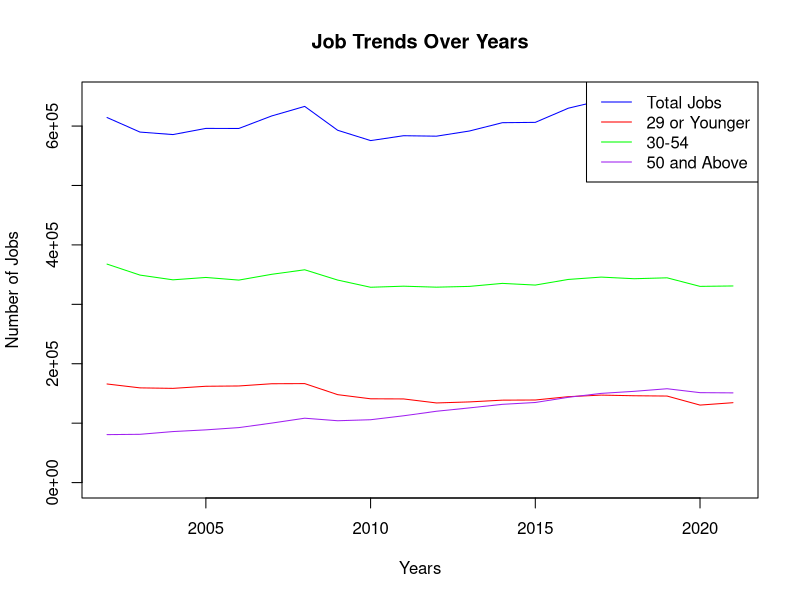
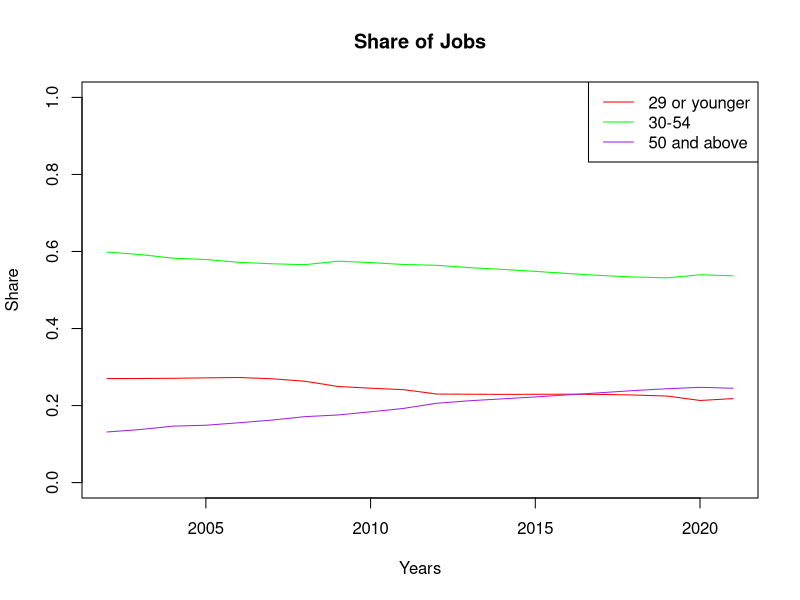
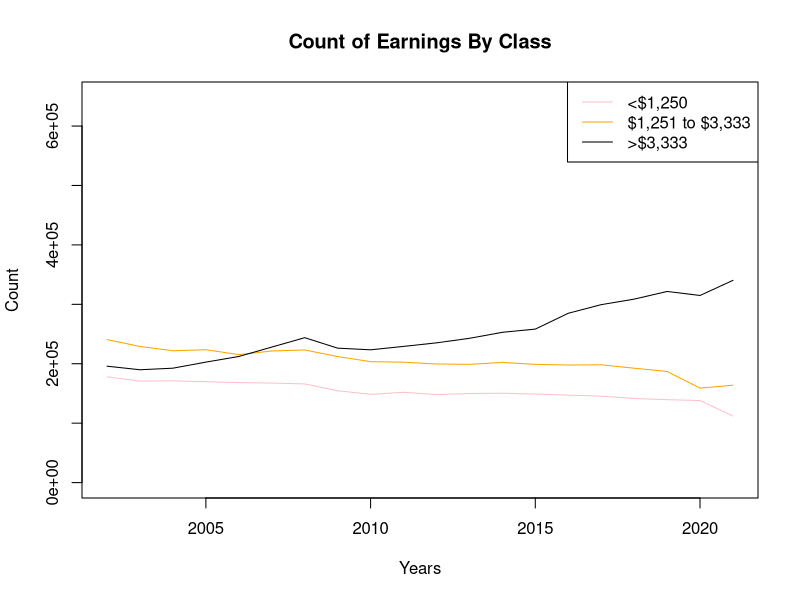
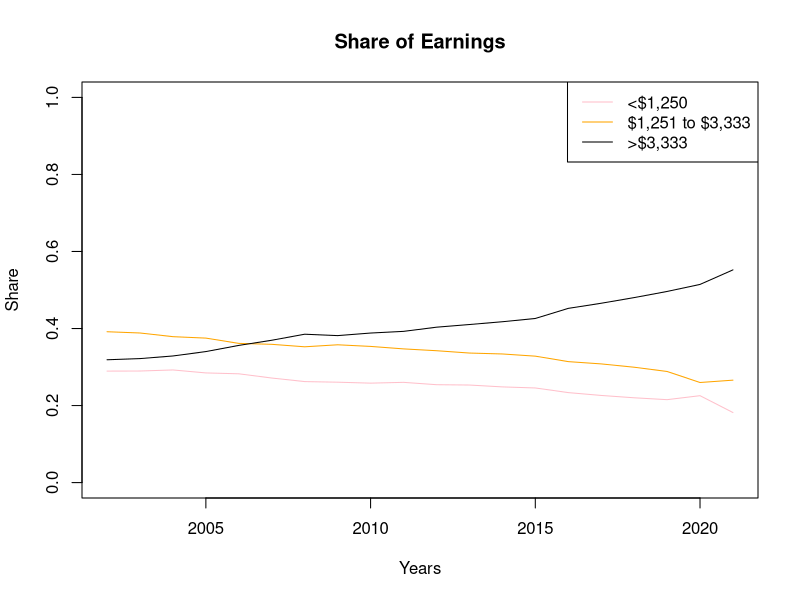
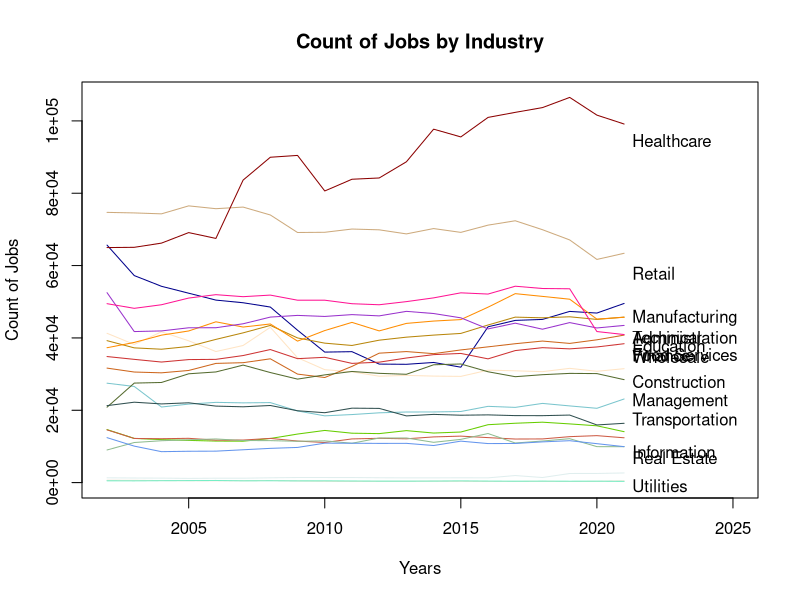
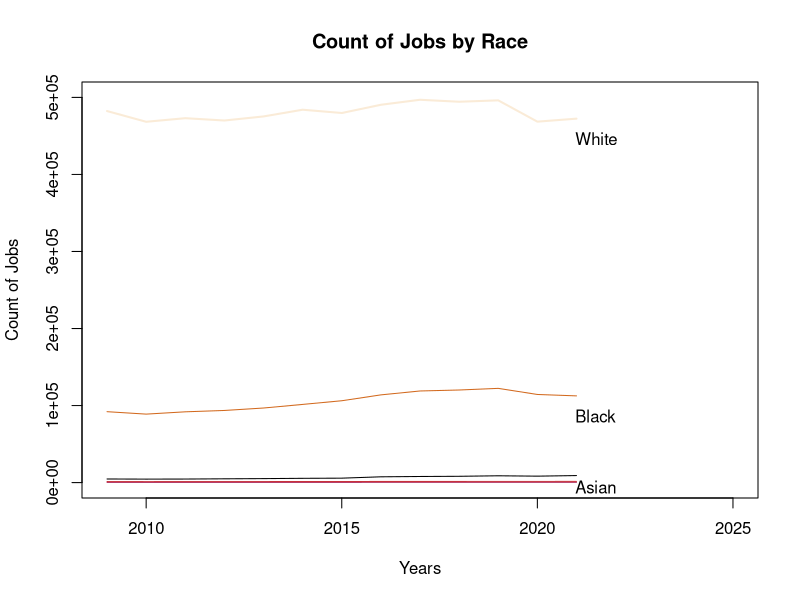
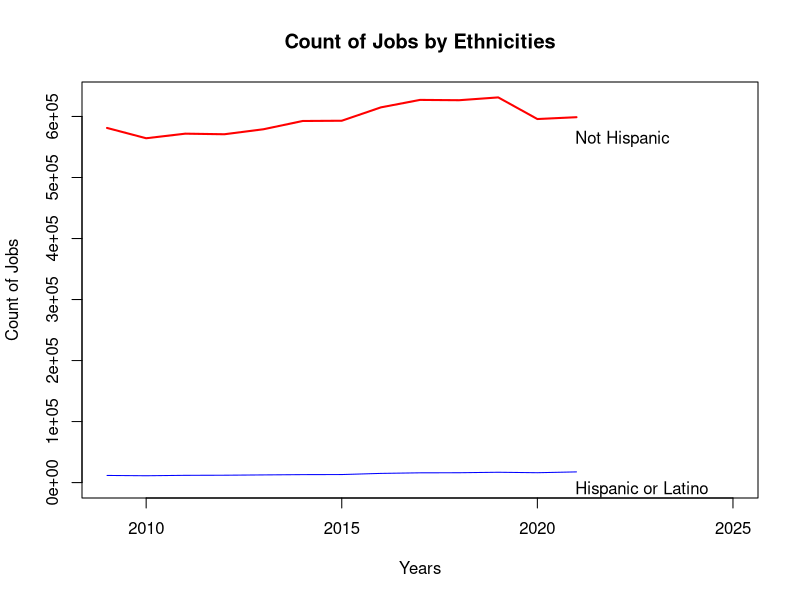
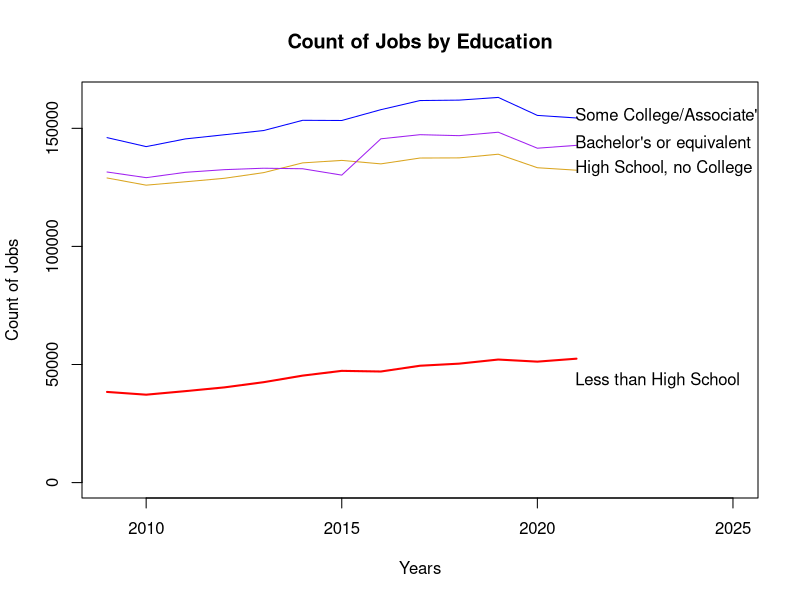

These charts were generated, in order, by the following R code: (Note: this script raises an error after producing the figures.)
############ Data ####################

years = c(2002, 2003, 2004, 2005, 2006, 2007, 2008, 2009, 2010, 2011, 2012, 2013,
          2014, 2015, 2016, 2017, 2018, 2019, 2020, 2021)

totalJobs = c(614372,589875,585675,596053,595945,617051,633082,592931,
              575542,583746,582970,591666,605663,606218,630019,643200,
              642812,648214,612006,616359)

twentyNineOrYounger = c(165948,159411,158569,162096,162607,166359,166593,
                        148000,141032,140791,134038,135772,138730,139000,
                        144584,147242,146142,145641,130437,134462)

AgeThirtyToFiftyFour = c(367689,349206,341238,345223,340790,350545,358135,
                         340838,328724,330524,328871,330183,335239,332405,
                         341874,345826,343085,344613,330207,330905)

AgeFiftyAndAbove = c(80735,81258,85868,88734,92548,100147,108354,104093,
                     105786,112431,120061,125711,131694,134813,143561,
                     150132,153585,157960,151362,150992)

earningLessThousand = c(177837,170870,171276,169714,168310,167506,166013,
                        154543,148599,151929,148174,149862,150476,148930,
                        147186,145530,141535,139560,138096,112046)

earningBetween = c(240626,229107,221870,223584,215362,221505,223198,
                   212133,203483,202631,199602,198994,202252,198987,
                   197863,198196,192536,186993,159027,163914)

earningMoreThree = c(195909,189898,192529,202755,212273,228040,243871,226255,
                     223460,229186,235194,242810,252935,258301,284970,299474,
                     308741,321661,314883,340399)

agriculture = c(646,629,560,527,503,529,573,467,384,340,341,336,392, 381,320,
                316,343,300,338,477)

mining = c(495,481,525,548,584,488,513,471,484,441,405,404,419,468,417,380,
           401,379,391,339)

utilities = c(1320,1267,1236,1166,1216,1209,1326,1410,1405,1399,1338,1304,
              1307,1326,1312,1950,1402,2516,2527,2665)

construction = c(41274,38188,41689,39205,36235,37910,42942,34515,31221,
                 30621,29411,29639,29444,29364,31084,30909,30672,31586,
                 30775,31493)

manufacturing = c(65659,57233,54269,52360,50455,49721,48532,42126,36077,
                  36197,32763,32704,33213,31909,43079,44843,45112,47326,
                  46874,49530)

wholesale = c(34850,34073,33330,34009,34071,35125,36783,34264,34637,32958,
              33293,34444,35378,35710,34210,36499,37303,36972,37499,38396)

retail = c(74708,
           74557,
           74300,
           76507,
           75726,
           76171,
           73989,
           69142,
           69203,
           70100,
           69885,
           68757,
           70232,
           69177,
           71180,
           72387,
           69918,
           67085,
           61701,
           63402)

transportation = c(27483,
                   26575,
                   20896,
                   21700,
                   22180,
                   22044,
                   22116,
                   19810,
                   18454,
                   18809,
                   19292,
                   19516,
                   19530,
                   19658,
                   21080,
                   20795,
                   21893,
                   21202,
                   20542,
                   23116)

information = c(14654,
                12212,
                11882,
                11667,
                11476,
                11446,
                12199,
                13419,
                14421,
                13656,
                13542,
                14368,
                13699,
                13981,
                16006,
                16409,
                16700,
                16226,
                15702,
                14075)

finance = c(31652,
            30568,
            30349,
            31001,
            32953,
            33153,
            34224,
            29996,
            29052,
            32122,
            35782,
            36225,
            35650,
            36676,
            37530,
            38396,
            39131,
            38480,
            39477,
            40779)

realEstate = c(14575,
               12203,
               12133,
               12240,
               11725,
               11762,
               12222,
               11485,
               11086,
               12074,
               12247,
               12107,
               12630,
               12847,
               12436,
               12044,
               12072,
               12702,
               12982,
               12387)

technical = c(39244,
              37248,
              36874,
              37633,
              39594,
              41399,
              43456,
              39994,
              38553,
              37912,
              39372,
              40208,
              40776,
              41240,
              43573,
              45746,
              45560,
              45843,
              45111,
              45759)

management = c(20850,
               27511,
               27679,
               30081,
               30591,
               32485,
               30427,
               28610,
               29779,
               30723,
               30208,
               29944,
               32572,
               32795,
               30643,
               29279,
               29832,
               30191,
               30136,
               28459)

administration = c(37290,
                   38755,
                   40763,
                   41921,
                   44452,
                   43006,
                   43853,
                   39115,
                   42034,
                   44296,
                   41940,
                   44013,
                   44658,
                   45066,
                   48501,
                   52237,
                   51480,
                   50700,
                   45202,
                   45706)

education = c(52509,
              41755,
              41932,
              42802,
              42814,
              43910,
              45757,
              46225,
              45936,
              46443,
              46092,
              47342,
              46743,
              45551,
              42488,
              44076,
              42406,
              44236,
              42751,
              43459)

healthcare = c(64976,
               65048,
               66209,
               69117,
               67506,
               83632,
               89949,
               90456,
               80628,
               83868,
               84218,
               88695,
               97710,
               95565,
               100963,
               102360,
               103677,
               106493,
               101597,
               99132)

entertainment = c(9019,
                  11080,
                  11576,
                  11828,
                  12064,
                  11630,
                  11602,
                  11418,
                  11537,
                  10873,
                  12324,
                  12339,
                  11134,
                  11951,
                  13564,
                  10943,
                  11489,
                  12139,
                  9939,
                  9930)

food = c(49465,
         48180,
         49169,
         51017,
         51957,
         51400,
         51837,
         50428,
         50426,
         49455,
         49169,
         50033,
         51070,
         52465,
         52125,
         54293,
         53660,
         53586,
         41762,
         40926)

other = c(21276,
          22226,
          21751,
          22061,
          21148,
          20955,
          21317,
          19858,
          19323,
          20579,
          20511,
          18439,
          18858,
          18628,
          18721,
          18519,
          18505,
          18669,
          15937,
          16394)

publicAdmin = c(12427,
                10086,
                8553,
                8663,
                8695,
                9076,
                9465,
                9722,
                10902,
                10880,
                10837,
                10849,
                10248,
                11460,
                10787,
                10819,
                11256,
                11583,
                10763,
                9935)

white = c(482293,
          468359,
          473027,
          470009,
          475297,
          484021,
          479747,
          490443,
          496939,
          494367,
          496179,
          468523,
          472423)

black = c(92052,
          88887,
          91880,
          93632,
          96808,
          101483,
          106246,
          113865,
          118925,
          120188,
          122317,
          114396,
          112566)

americanIndian = c(1350,
                   1258,
                   1290,
                   1339,
                   1348,
                   1363,
                   1416,
                   1446,
                   1485,
                   1479,
                   1521,
                   1505,
                   1545)

asian = c(12294,
          12270,
          12708,
          12838,
          12815,
          12997,
          12810,
          16449,
          17620,
          18267,
          19015,
          18880,
          20379)

nativeHawaiian = c(258,
                   257,
                   234,
                   239,
                   225,
                   247,
                   240,
                   308,
                   305,
                   328,
                   347,
                   342,
                   324)

TwoOrMoreRace = c(4684,
                  4511,
                  4607,
                  4913,
                  5173,
                  5552,
                  5759,
                  7508,
                  7926,
                  8183,
                  8835,
                  8360,
                  9122)

notHispanic = c(581218,
                564329,
                571842,
                570888,
                579085,
                592613,
                593029,
                614945,
                627185,
                626665,
                631266,
                595821,
                598829)

hispanic = c(11713,
             11213,
             11904,
             12082,
             12581,
             13050,
             13189,
             15074,
             16015,
             16147,
             16948,
             16185,
             17530)

LessHighSchool = c(38388,
                   37221,
                   38720,
                   40312,
                   42506,
                   45297,
                   47309,
                   47033,
                   49478,
                   50360,
                   52100,
                   51212,
                   52463)

highSchool = c(128977,
               125928,
               127361,
               128844,
               131230,
               135365,
               136414,
               134946,
               137420,
               137483,
               139038,
               133315,
               132266)

someCollege = c(146061,
                142252,
                145511,
                147279,
                149055,
                153392,
                153309,
                157896,
                161756,
                161937,
                163086,
                155464,
                154375)

bachelors = c(131505,
              129109,
              131363,
              132497,
              133103,
              132879,
              130186,
              145560,
              147304,
              146890,
              148349,
              141578,
              142793)

educationNotAvailable = c(148000,
                          141032,
                          140791,
                          134038,
                          135772,
                          138730,
                          139000,
                          144584,
                          147242,
                          146142,
                          145641,
                          130437,
                          134462)

male = c(284683,
         277942,
         282375,
         281468,
         285794,
         290897,
         292247,
         306456,
         313337,
         312018,
         313723,
         300179,
         302945)

female = c(308248,
           297600,
           301371,
           301502,
           305872,
           314766,
           313971,
           323563,
           329863,
           330794,
           334491,
           311827,
           313414)

# Plotting jobs
plot(years, totalJobs, type = 'l', col = 'blue', ylim = c(0, max(totalJobs)),
     xlab = 'Years', ylab = 'Number of Jobs', main = 'Job Trends Over Years')
lines(years, twentyNineOrYounger, col = 'red')
lines(years, AgeThirtyToFiftyFour, col = 'green')
lines(years, AgeFiftyAndAbove, col = 'purple')

# Add legend jobs
legend('topright', legend = c('Total Jobs', '29 or Younger', '30-54', '50 and Above'),
       col = c('blue', 'red', 'green', 'purple'), lty = 1)

# Plot job shares
plot(years, (twentyNineOrYounger/totalJobs), type = "l", col = 'red', ylim=c(0,1),
     xlab = 'Years', ylab = 'Share', main = 'Share of Jobs')
lines(years, (AgeThirtyToFiftyFour/totalJobs), col = 'green')
lines(years, (AgeFiftyAndAbove/totalJobs), col = 'purple')

legend('topright', legend = c('29 or younger', '30-54', '50 and above'),
       col=c('red', 'green','purple'), lty = 1)

# plotting earnings
plot(years, earningLessThousand, type = 'l', col = 'pink', ylim = c(0, max(totalJobs)),
     xlab = 'Years', ylab = 'Count', main = 'Count of Earnings By Class')
lines(years, earningBetween, col = 'orange')
lines(years, earningMoreThree, col = 'black')

legend('topright', legend = c('<$1,250', '$1,251 to $3,333', '>$3,333'),
       col=c('pink', 'orange', 'black'), lty = 1)

# plot earnings share
plot(years, (earningLessThousand/totalJobs), type = "l", col = 'pink', ylim=c(0,1),
     xlab = 'Years', ylab = 'Share', main = 'Share of Earnings')
lines(years, (earningBetween/totalJobs), col = 'orange')
lines(years, (earningMoreThree/totalJobs), col = 'black')

legend('topright', legend = c('<$1,250', '$1,251 to $3,333', '>$3,333'),
       col=c('pink', 'orange','black'), lty = 1)

# plot industry jobs

plot(years, agriculture, type = 'l', col = 'antiquewhite2', xlim = c(2002,2025), 
     ylim = c(0, max(healthcare)),
     xlab = 'Years', ylab = 'Count of Jobs', main = 'Count of Jobs by Industry')
lines(years, mining, col = 'aquamarine2')
lines(years, utilities, col = 'azure2')
lines(years, construction, col = 'bisque1')
lines(years, manufacturing, col = 'blue4')
lines(years, wholesale, col = 'brown3')
lines(years, retail, col = 'burlywood3')
lines(years, transportation, col = 'cadetblue3')
lines(years, information, col = 'chartreuse3')
lines(years, finance, col = 'chocolate3')
lines(years, realEstate, col = 'coral3')
lines(years, technical, col = 'darkgoldenrod')
lines(years, management, col = 'darkolivegreen')
lines(years, administration, col = 'darkorange')
lines(years, education, col = 'darkorchid')
lines(years, healthcare, col = 'darkred')
lines(years, entertainment, col = 'darkseagreen')
lines(years, food, col = 'deeppink')
lines(years, other, col = 'darkslategrey')
lines(years, publicAdmin, col = 'cornflowerblue')


legend(2020.2, 100132, legend = 'Healthcare', bty = 'n')
legend(2020.2, 4665, legend = 'Utilities', bty = 'n')
legend(2020.2, 33493, legend = 'Construction', bty = 'n')
legend(2020.2, 51530, legend = 'Manufacturing', bty = 'n')
legend(2020.2, 40396, legend = 'Wholesale', bty = 'n')
legend(2020.2, 63402, legend = 'Retail', bty = 'n')
legend(2020.2, 23116, legend = 'Transportation', bty = 'n')
legend(2020.2, 14075, legend = 'Information', bty = 'n')
legend(2020.2, 40779, legend = 'Finance', bty = 'n')
legend(2020.2, 12387, legend = 'Real Estate', bty = 'n')
legend(2020.2, 45759, legend = 'Technical', bty = 'n')
legend(2020.2, 28459, legend = 'Management', bty = 'n')
legend(2020.2, 45707, legend ='Administration', bty = 'n')
legend(2020.2, 43459, legend = 'Education', bty = 'n')
legend(2020.2, 40926, legend = 'Food Services', bty = 'n')

# plotting race
# Subsetting data for the years 2009 to 2021
subset_years <- years[which(years >= 2009 & years <= 2021)]

plot(subset_years, white, type = "l", col = "antiquewhite", lwd = 2,
     xlim = c(2009, 2025), ylim = c(0,500000), xlab = "Years", 
     ylab = "Count of Jobs",
     main = 'Count of Jobs by Race')
lines(subset_years, black, col = 'chocolate')
lines(subset_years, americanIndian, col = 'brown3')
lines(subset_years, nativeHawaiian, col = 'maroon')
lines(subset_years, TwoOrMoreRace, col = 'black')
legend(2020.2, 472423, legend = 'White', bty = 'n')
legend(2020.2, 112566, legend = 'Black', bty = 'n')
legend(2020.2, 20379, legend = 'Asian', bty = 'n')

# plotting ethnicity
plot(subset_years, notHispanic, type = 'l', col = 'red', lwd = 2,
     xlim = c(2009,2025), ylim = c(0,max(notHispanic)), xlab = 'Years', 
     ylab = 'Count of Jobs', main = 'Count of Jobs by Ethnicities')
lines(subset_years, hispanic, col = 'blue')
legend(2020.2, 598829, legend = 'Not Hispanic', bty = 'n')
legend(2020.2, 24530, legend = 'Hispanic or Latino', bty = 'n')

#plotting education
plot(subset_years, LessHighSchool, type = 'l', col = 'red', lwd = 2,
     xlim = c(2009,2025), ylim = c(0,max(someCollege)), xlab = 'Years',
     ylab = 'Count of Jobs', main = 'Count of Jobs by Education')
lines(subset_years,  highSchool, col = 'goldenrod')
lines(subset_years, someCollege, col = 'blue')
lines(subset_years, bachelors, col = 'purple')
legend(2020.2, 52463, legend = 'Less than High School', bty = 'n')
legend(2020.2, 142266, legend = 'High School, no College', bty = 'n')
legend(2020.2, 164375, legend = "Some College/Associate's degree", bty = 'n')
legend(2020.2, 152793, legend = "Bachelor's or equivalent", bty = 'n')

# plotting sex
plot(subset_years, male, type= 'l', col = 'blue', lwd = 2, 
     xlim = c(2009, 2025), ylim = c(277942,334491), xlab = 'Years',
     ylab = 'Count of Jobs', main = 'Count of Jobs by Sex')
lines(subset_years, female, col = 'pink')
legend(2020.2, 313414, legend = 'Female', bty = 'n')
legend(2020.2, 302945, legend = 'Male', bty = 'n')

# growth rate
subset_years_2 = c(2003,2004,2005,2006,2007,2008,2009,2010,2011,2012,2013,2014,
                   2015,2016,2017,2018,2019,2020,2021)

percentage_change_total <- diff(totalJobs) / totalJobs[-length(totalJobs)] * 100
growth_rate_total <- c(NA, percentage_change)

plot(years,growth_rate, type = 'l', col = 'blue', xlab = 'Years', 
     ylab = 'Growth Rate', main = 'Growth Rate of Jobs in St. Louis County')

healthcare_sub = c( 90456,
                    80628,
                    83868,
                    84218,
                    88695,
                    97710,
                    95565,
                    100963,
                    102360,
                    103677,
                    106493,
                    101597,
                    99132)



par(mar=c(5, 4, 4, 8), xpd=TRUE)

plot(years, agriculture, type = 'l', col = 'antiquewhite2', xlim = c(2002,2024), 
     ylim = c(0, max(healthcare)),
     xlab = 'Years', ylab = 'Count of Jobs', main = 'Count of Jobs by Industry')
lines(years, mining, col = 'aquamarine2')
lines(years, utilities, col = 'azure2')
lines(years, construction, col = 'bisque1')
lines(years, manufacturing, col = 'blue4')
lines(years, wholesale, col = 'brown3')
lines(years, retail, col = 'burlywood3')
lines(years, transportation, col = 'cadetblue3')
lines(years, information, col = 'chartreuse3')
lines(years, finance, col = 'chocolate3')
lines(years, realEstate, col = 'coral3')
lines(years, technical, col = 'darkgoldenrod')
lines(years, management, col = 'darkolivegreen')
lines(years, administration, col = 'darkorange')
lines(years, education, col = 'darkorchid')
lines(years, healthcare, col = 'darkred')
lines(years, entertainment, col = 'darkseagreen')
lines(years, food, col = 'deeppink')
lines(years, other, col = 'darkslategrey')
lines(years, publicAdmin, col = 'cornflowerblue')

legend("topright", inset=c(-0.25, 0), legend=c("Agriculture",
                                              "Mining",
                                              "Utilities",
                                              "Construction",
                                              "Manufacturing",
                                              "Wholesale",
                                              "Retail",
                                              "Transportation",
                                              "Information",
                                              "Finance",
                                              "Real Estate",
                                              "Technical",
                                              "Management",
                                              "Administration",
                                              "Education",
                                              "Healthcare",
                                              "Entertainment",
                                              "Food",
                                              "Others",
                                              "Public Administation")
       , col=c("antiquewhite2", "aquamarine2", "azure2", "bisque1", "blue4",
               "brown3", "burlywood3", "cadetblue3", "chartreuse3", "chocolate3",
               "coral3", "darkgoldenrod", "darkolivegreen", "darkorange",
               "darkorchid", "darkred", "darkseagreen", "deeppink", "darkslategrey",
               "cornflowerblue"), lty = 1, xpd = TRUE)

